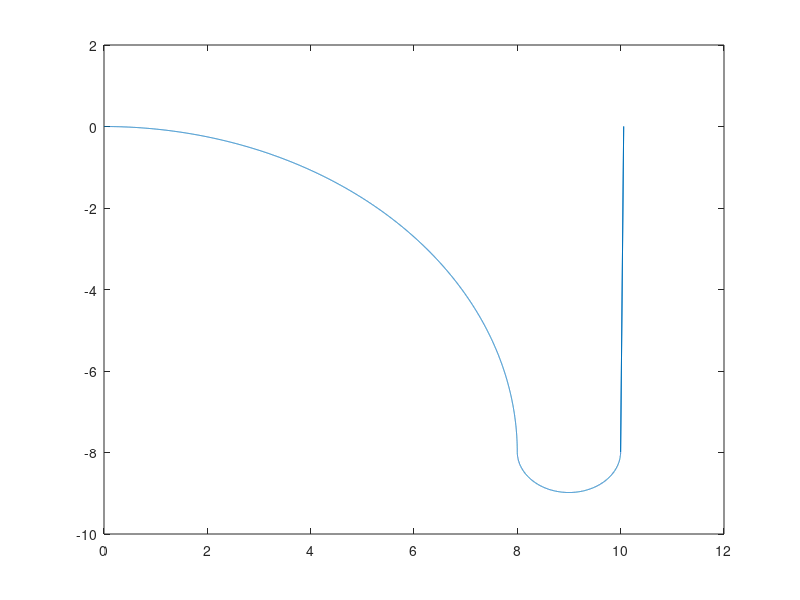

MATLAB code to generate this figure:
clear
L = 1;
d1 = 1;
step_t = 0.001;
t = [0:step_t:400];
u1 = zeros(size(t));
u2 = zeros(size(t));
x = zeros(size(t));
y = zeros(size(t));
theta0 = zeros(size(t));
theta1 = zeros(size(t));
phi = zeros(size(t));

roh1 = 8;
roh2 = 1;


%% 1. steering
is_end = false;
i = 2;
while 1
    u2(i) = 1;
    phi(i) = phi(i-1) - step_t*u2(i);
    if phi(i) < atan2d(-1,8)
        disp(1);
        phi(i) = phi(i-1);
        break
    else
        i = i+1;
    end
end
phi(i:end) = phi(i);



%% 2. 1st dubins path
is_end = false;
i = i+1;
while(~is_end)
    u1(i) = 2;
    theta0(i) = theta0(i-1) + u1(i)*tand(phi(i))*step_t/L;
    x(i) = x(i-1) + u1(i)*cos(theta0(i))*step_t;
    y(i) = y(i-1) + u1(i)*sin(theta0(i))*step_t;
    if x(i) > 7.999
        is_end = true;
    else
        i=i+1;
    end
end
theta0(i:end) = theta0(i);
x(i:end) = x(i);
y(i:end) = y(i);



%% 3. steering
is_end = false;
i = i+1;
while 1
    u2(i) = 1;
    phi(i) = phi(i-1) + step_t*u2(i);
    if phi(i) >= atan2d(1,1)
        disp(1);
        break
    else
        i = i+1;
    end
end
phi(i:end) = phi(i);

%% 4. 2nd dubins path
is_end = false;
while(~is_end)
    u1(i) = 1;
    theta0(i) = theta0(i-1) + u1(i)*tand(phi(i))*step_t/L;
    x(i) = x(i-1) + u1(i)*cos(theta0(i))*step_t;
    y(i) = y(i-1) + u1(i)*sin(theta0(i))*step_t;
    if x(i) > 9.9989
        is_end = true;
    else
        i=i+1;
    end
end

x(i:end) = x(i);
y(i:end) = y(i);
theta0(i:end) = theta0(i);

%% 5. steering
is_end = false;
i = i+1;
while 1
    u2(i) = 1;
    phi(i) = phi(i-1) - step_t*u2(i);
    if phi(i) <= 0
        disp(1);
        break
    else
        i = i+1;
    end
end
phi(i:end) = phi(i);
disp(phi(i))


%% 6. move forward
is_end = false;
while(~is_end)
    u1(i) = 10;
    theta0(i) = theta0(i-1) + u1(i)*tand(phi(i))*step_t/L;
    x(i) = x(i-1) + u1(i)*cos(theta0(i))*step_t;
    y(i) = y(i-1) + u1(i)*sin(theta0(i))*step_t;
    if y(i) > 0
        is_end = true;
    else
        i=i+1;
    end
end

plot(x,y);
